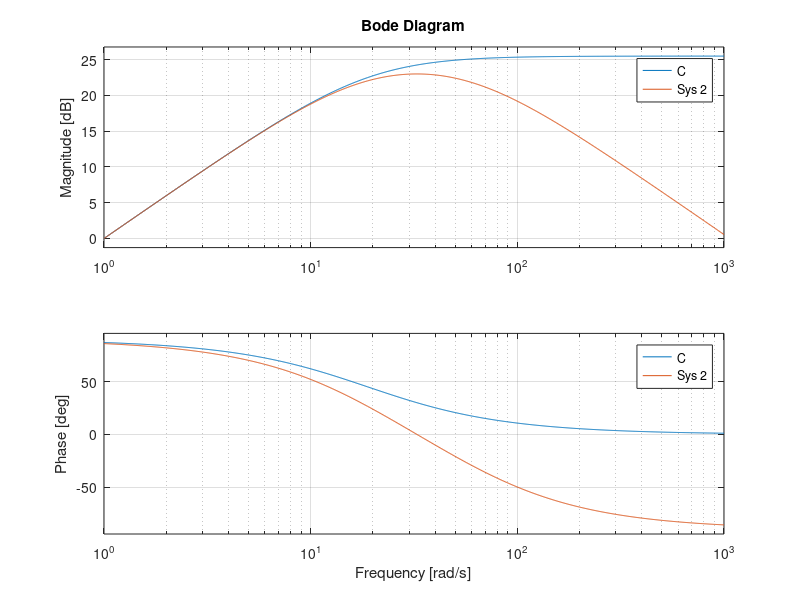

MATLAB code for this plot:

%% Michi
% tau = 0.0413; % 1/(2*pi*fcut)
% fcut = 1/(2*pi*tau)

fcut = 2
tau = 1/(2*pi*fcut)

tau_ro = 1/(2*pi*3*fcut)
fcut_ro = 1/(2*pi*tau_ro)

s = tf('s');

C = s / (tau*s + 1);

figure(1)
bode(C, C * 1 / (tau_ro*s + 1)), grid on


%% Luca
% tau = 0.0413; % 1/(2*pi*fcut)
% fcut = 1/(2*pi*tau)

fcut = 3
tau = 1/(2*pi*fcut)

tau_ro = 1/(2*pi*3*fcut)
fcut_ro = 1/(2*pi*tau_ro)

s = tf('s');

C = s / (tau*s + 1);

figure(1)
bode(C, C * 1 / (tau_ro*s + 1)), grid on
